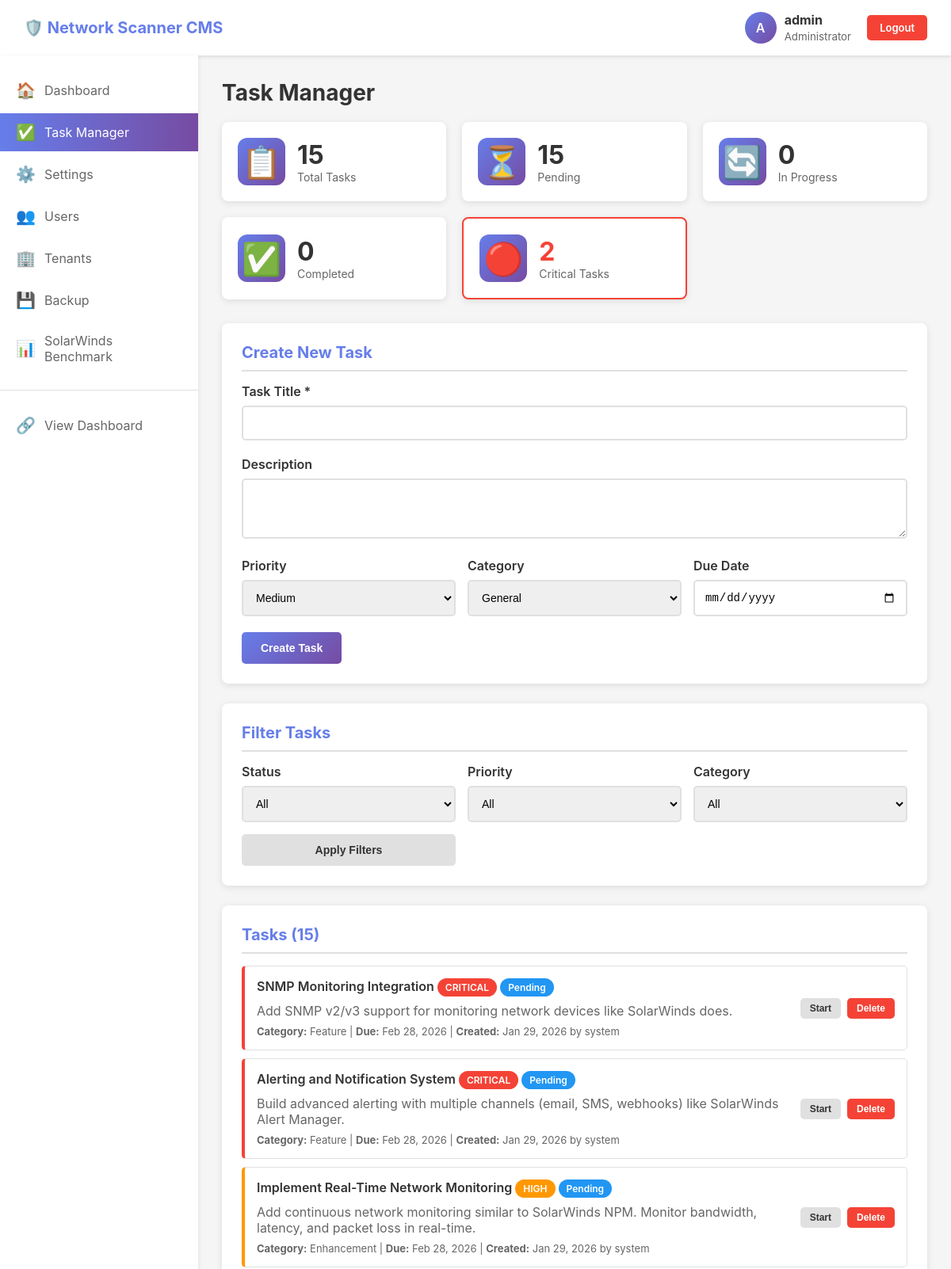
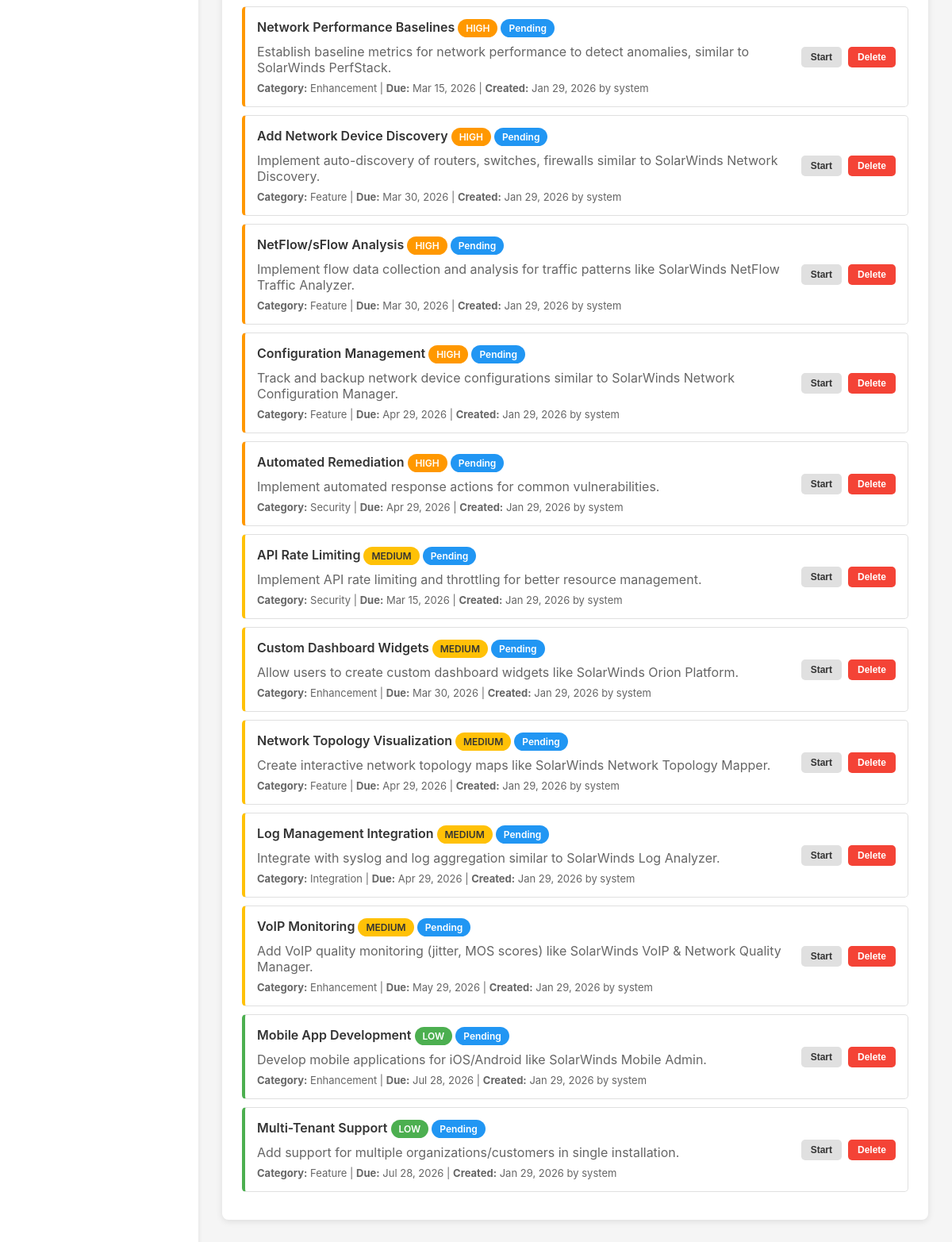
The app's page /admin/tasks.php (signed in) with its own data (2 pictures, top to bottom).
### tables this page shows
CREATE TABLE IF NOT EXISTS tasks (
    id INT AUTO_INCREMENT PRIMARY KEY,
    title VARCHAR(255) NOT NULL,
    description TEXT,
    priority ENUM('critical', 'high', 'medium', 'low') DEFAULT 'medium',
    status ENUM('pending', 'in_progress', 'completed', 'cancelled') DEFAULT 'pending',
    category VARCHAR(50) DEFAULT 'general',
    assigned_to VARCHAR(100) DEFAULT NULL,
    due_date DATE DEFAULT NULL,
    scan_id INT DEFAULT NULL COMMENT 'Related scan if applicable',
    host_id INT DEFAULT NULL COMMENT 'Related host if applicable',
    vulnerability_id INT DEFAULT NULL COMMENT 'Related vulnerability if applicable',
    created_by VARCHAR(100) DEFAULT 'system',
    created_at TIMESTAMP DEFAULT CURRENT_TIMESTAMP,
    updated_at TIMESTAMP DEFAULT CURRENT_TIMESTAMP ON UPDATE CURRENT_TIMESTAMP,
    completed_at DATETIME DEFAULT NULL,
    FOREIGN KEY (scan_id) REFERENCES scans(id) ON DELETE SET NULL,
    FOREIGN KEY (host_id) REFERENCES hosts(id) ON DELETE SET NULL,
    FOREIGN KEY (vulnerability_id) REFERENCES vulnerabilities(id) ON DELETE SET NULL,
    INDEX idx_status (status),
    INDEX idx_priority (priority),
    INDEX idx_due_date (due_date),
    INDEX idx_assigned (assigned_to)
);

### classes/Database.php (called while the page is built, shortened)
<?php
class Database {
    private static $instance = null;
    private $connection;
    private $config;
    private function __construct() {
        $configFile = __DIR__ . '/../config/database.php';
        $this->config = require $configFile;
    }
    private function connect() {
        try {
            $dsn = sprintf(
                "mysql:host=%s;port=%s;dbname=%s;charset=%s",
                $this->config['host'],
                $this->config['port'],
                $this->config['database'],
                $this->config['charset']
            );
            $this->connection = new PDO(
                $dsn,
                $this->config['username'],
                $this->config['password'],
                $this->config['options']
            );
        } catch (PDOException $e) {
            error_log("Database Connection Error: " . $e->getMessage());
            throw new Exception("Failed to connect to database: " . $e->getMessage());
        }
    }
    public static function getInstance() {
        if (self::$instance === null) {
            self::$instance = new self();
        }
        return self::$instance;
    }
    public function query($sql, $params = []) {
        try {
            $stmt = $this->connection->prepare($sql);
            $stmt->execute($params);
            return $stmt;
        } catch (PDOException $e) {
            error_log("Query Error: " . $e->getMessage() . " | SQL: " . $sql);
            throw $e;
        }
    }
    public function fetchAll($sql, $params = []) {
        return $this->query($sql, $params)->fetchAll();
    }
    public function fetchOne($sql, $params = []) {
        return $this->query($sql, $params)->fetch();
    }
}

### config/database.php (called while the page is built)
<?php
return [
    'host' => getenv('DB_HOST') ?: 'localhost',
    'port' => getenv('DB_PORT') ?: '3307',
    'database' => getenv('DB_NAME') ?: 'network_security_scanner',
    'username' => getenv('DB_USER') ?: 'root',
    'password' => getenv('DB_PASS') ?: '',
    'charset' => 'utf8mb4',
    'collation' => 'utf8mb4_unicode_ci',
    'options' => [
        PDO::ATTR_ERRMODE => PDO::ERRMODE_EXCEPTION,
        PDO::ATTR_DEFAULT_FETCH_MODE => PDO::FETCH_ASSOC,
        PDO::ATTR_EMULATE_PREPARES => false,
        PDO::ATTR_PERSISTENT => false
    ]
];

### admin/tasks.php (the view, shortened to what this page needs)
<?php
require_once __DIR__ . '/../classes/Database.php';
$db = Database::getInstance();
$filter_status = $_GET['status'] ?? 'all';
$filter_priority = $_GET['priority'] ?? 'all';
$where = [];
$params = [];
$whereClause = !empty($where) ? 'WHERE ' . implode(' AND ', $where) : '';
$tasks = $db->fetchAll(
    "SELECT * FROM tasks $whereClause ORDER BY
     FIELD(priority, 'critical', 'high', 'medium', 'low'),
     FIELD(status, 'in_progress', 'pending', 'completed', 'cancelled'),
     due_date ASC",
    $params
);
$stats = [
    'total' => $db->fetchOne("SELECT COUNT(*) as count FROM tasks")['count'],
    'pending' => $db->fetchOne("SELECT COUNT(*) as count FROM tasks WHERE status = 'pending'")['count'],
    'in_progress' => $db->fetchOne("SELECT COUNT(*) as count FROM tasks WHERE status = 'in_progress'")['count'],
    'completed' => $db->fetchOne("SELECT COUNT(*) as count FROM tasks WHERE status = 'completed'")['count'],
    'critical' => $db->fetchOne("SELECT COUNT(*) as count FROM tasks WHERE priority = 'critical' AND status != 'completed'")['count']
];
?>
<!DOCTYPE html>
<html lang="en">
<head>
    <link rel="stylesheet" href="style.css">
</head>
<body>
    <?php include 'header.php'; ?>
    <div class="container">
        <div class="main-content">
            <?php include 'sidebar.php'; ?>
            <div class="content">
                <h1>Task Manager</h1>
                <div class="stats-grid">
                    <div class="stat-card">
                        <div class="stat-icon">📋</div>
                        <div class="stat-info">
                            <div class="stat-number"><?= $stats['total'] ?></div>
                            <div class="stat-label">Total Tasks</div>
                        </div>
                    </div>
                    <div class="stat-card">
                        <div class="stat-icon">⏳</div>
                        <div class="stat-info">
                            <div class="stat-number"><?= $stats['pending'] ?></div>
                            <div class="stat-label">Pending</div>
                        </div>
                    </div>
                    <div class="stat-card">
                        <div class="stat-icon">🔄</div>
                        <div class="stat-info">
                            <div class="stat-number"><?= $stats['in_progress'] ?></div>
                            <div class="stat-label">In Progress</div>
                        </div>
                    </div>
                    <div class="stat-card">
                        <div class="stat-icon">✅</div>
                        <div class="stat-info">
                            <div class="stat-number"><?= $stats['completed'] ?></div>
                            <div class="stat-label">Completed</div>
                        </div>
                    </div>
                    <?php if ($stats['critical'] > 0): ?>
                    <div class="stat-card" style="border: 2px solid #f44336;">
                        <div class="stat-icon">🔴</div>
                        <div class="stat-info">
                            <div class="stat-number" style="color: #f44336;"><?= $stats['critical'] ?></div>
                            <div class="stat-label">Critical Tasks</div>
                        </div>
                    </div>
                    <?php endif; ?>
                </div>
                <div class="card">
                    <h2>Create New Task</h2>
                    <form method="POST">
                        <div class="form-group">
                            <label for="title">Task Title *</label>
                            <input type="text" id="title" name="title" required>
                        </div>
                        <div class="form-group">
                            <label for="description">Description</label>
                            <textarea id="description" name="description" rows="3"></textarea>
                        </div>
                        <div style="display: grid; grid-template-columns: 1fr 1fr 1fr; gap: 15px;">
                            <div class="form-group">
                                <label for="priority">Priority</label>
                                <select id="priority" name="priority">
                                    <option value="medium" selected>Medium</option>
                                </select>
                            </div>
                            <div class="form-group">
                                <label for="category">Category</label>
                                <select id="category" name="category">
                                    <option value="general">General</option>
                                </select>
                            </div>
                            <div class="form-group">
                                <label for="due_date">Due Date</label>
                                <input type="date" id="due_date" name="due_date">
                            </div>
                        </div>
                        <button type="submit" class="btn btn-primary">Create Task</button>
                    </form>
                </div>
                <div class="card">
                    <h2>Filter Tasks</h2>
                    <form method="GET" style="display: grid; grid-template-columns: repeat(auto-fit, minmax(200px, 1fr)); gap: 15px; align-items: end;">
                        <div class="form-group" style="margin-bottom: 0;">
                            <label>Status</label>
                            <select name="status">
                                <option value="all" <?= $filter_status === 'all' ? 'selected' : '' ?>>All</option>
                            </select>
                        </div>
                        <div class="form-group" style="margin-bottom: 0;">
                            <label>Priority</label>
                            <select name="priority">
                                <option value="all" <?= $filter_priority === 'all' ? 'selected' : '' ?>>All</option>
                            </select>
                        </div>
                        <div class="form-group" style="margin-bottom: 0;">
                            <label>Category</label>
                            <select name="category">
                                <option value="all">All</option>
                            </select>
                        </div>
                        <button type="submit" class="btn btn-secondary">Apply Filters</button>
                    </form>
                </div>
                <div class="card">
                    <h2>Tasks (<?= count($tasks) ?>)</h2>
                    <?php if (empty($tasks)): ?>
                        <p>No tasks found. Create a new task above.</p>
                    <?php else: ?>
                    <ul class="task-list">
                        <?php foreach ($tasks as $task): ?>
                        <li class="task-item priority-<?= $task['priority'] ?> <?= $task['status'] === 'completed' ? 'completed' : '' ?>">
                            <div class="task-content">
                                <div class="task-title">
                                    <?= htmlspecialchars($task['title']) ?>
                                    <span class="badge badge-<?= $task['priority'] ?>">
                                        <?= strtoupper($task['priority']) ?>
                                    </span>
                                    <span class="badge badge-<?= $task['status'] ?>">
                                        <?= ucfirst(str_replace('_', ' ', $task['status'])) ?>
                                    </span>
                                </div>
                                <?php if ($task['description']): ?>
                                <div style="color: #666; margin: 8px 0;">
                                    <?= htmlspecialchars($task['description']) ?>
                                </div>
                                <?php endif; ?>
                                <div class="task-meta">
                                    <strong>Category:</strong> <?= ucfirst($task['category']) ?> |
                                    <?php if ($task['due_date']): ?>
                                        <strong>Due:</strong> <?= date('M d, Y', strtotime($task['due_date'])) ?> |
                                    <?php endif; ?>
                                    <strong>Created:</strong> <?= date('M d, Y', strtotime($task['created_at'])) ?>
                                    <?php if ($task['created_by']): ?>
                                        by <?= htmlspecialchars($task['created_by']) ?>
                                    <?php endif; ?>
                                </div>
                            </div>
                            <div class="task-actions">
                                <?php if ($task['status'] !== 'completed'): ?>
                                <form method="POST" style="display: inline;">
                                    <?php if ($task['status'] === 'pending'): ?>
                                    <button type="submit" class="btn btn-secondary" style="padding: 6px 12px; font-size: 12px;">
                                        Start
                                    </button>
                                    <?php endif; ?>
                                </form>
                                <?php endif; ?>
                                <form method="POST" style="display: inline;" onsubmit="return confirm('Delete this task?');">
                                    <button type="submit" class="btn btn-danger" style="padding: 6px 12px; font-size: 12px;">
                                        Delete
                                    </button>
                                </form>
                            </div>
                        </li>
                        <?php endforeach; ?>
                    </ul>
                    <?php endif; ?>
                </div>
            </div>
        </div>
    </div>
</body>
</html>

### records on screen
tasks: title "SNMP Monitoring Integration", priority "CRITICAL", status "Pending", description "Add SNMP v2/v3 support for monitoring network devices like SolarWinds does.", category "Feature", due_date "Feb 28, 2026", created_at "Jan 29, 2026", created_by "system", shows "Start"
tasks: title "Alerting and Notification System", priority "CRITICAL", status "Pending", description "Build advanced alerting with multiple channels (email, SMS, webhooks) like SolarWinds Alert Manager.", category "Feature", due_date "Feb 28, 2026", created_at "Jan 29, 2026", created_by "system", shows "Start"
tasks: title "Implement Real-Time Network Monitoring", priority "HIGH", status "Pending", description "Add continuous network monitoring similar to SolarWinds NPM. Monitor bandwidth, latency, and packet loss in real-time.", category "Enhancement", due_date "Feb 28, 2026", created_at "Jan 29, 2026", created_by "system", shows "Start"
tasks: title "Network Performance Baselines", priority "HIGH", status "Pending", description "Establish baseline metrics for network performance to detect anomalies, similar to SolarWinds PerfStack.", category "Enhancement", due_date "Mar 15, 2026", created_at "Jan 29, 2026", created_by "system", shows "Start"
tasks: title "Add Network Device Discovery", priority "HIGH", status "Pending", description "Implement auto-discovery of routers, switches, firewalls similar to SolarWinds Network Discovery.", category "Feature", due_date "Mar 30, 2026", created_at "Jan 29, 2026", created_by "system", shows "Start"
tasks: title "NetFlow/sFlow Analysis", priority "HIGH", status "Pending", description "Implement flow data collection and analysis for traffic patterns like SolarWinds NetFlow Traffic Analyzer.", category "Feature", due_date "Mar 30, 2026", created_at "Jan 29, 2026", created_by "system", shows "Start"
tasks: title "Configuration Management", priority "HIGH", status "Pending", description "Track and backup network device configurations similar to SolarWinds Network Configuration Manager.", category "Feature", due_date "Apr 29, 2026", created_at "Jan 29, 2026", created_by "system", shows "Start"
tasks: title "Automated Remediation", priority "HIGH", status "Pending", description "Implement automated response actions for common vulnerabilities.", category "Security", due_date "Apr 29, 2026", created_at "Jan 29, 2026", created_by "system", shows "Start"
tasks: title "API Rate Limiting", priority "MEDIUM", status "Pending", description "Implement API rate limiting and throttling for better resource management.", category "Security", due_date "Mar 15, 2026", created_at "Jan 29, 2026", created_by "system", shows "Start"
tasks: title "Custom Dashboard Widgets", priority "MEDIUM", status "Pending", description "Allow users to create custom dashboard widgets like SolarWinds Orion Platform.", category "Enhancement", due_date "Mar 30, 2026", created_at "Jan 29, 2026", created_by "system", shows "Start"
tasks: title "Network Topology Visualization", priority "MEDIUM", status "Pending", description "Create interactive network topology maps like SolarWinds Network Topology Mapper.", category "Feature", due_date "Apr 29, 2026", created_at "Jan 29, 2026", created_by "system", shows "Start"
tasks: title "Log Management Integration", priority "MEDIUM", status "Pending", description "Integrate with syslog and log aggregation similar to SolarWinds Log Analyzer.", category "Integration", due_date "Apr 29, 2026", created_at "Jan 29, 2026", created_by "system", shows "Start"
tasks: title "VoIP Monitoring", priority "MEDIUM", status "Pending", description "Add VoIP quality monitoring (jitter, MOS scores) like SolarWinds VoIP & Network Quality Manager.", category "Enhancement", due_date "May 29, 2026", created_at "Jan 29, 2026", created_by "system", shows "Start"
tasks: title "Mobile App Development", priority "LOW", status "Pending", description "Develop mobile applications for iOS/Android like SolarWinds Mobile Admin.", category "Enhancement", due_date "Jul 28, 2026", created_at "Jan 29, 2026", created_by "system", shows "Start"
tasks: title "Multi-Tenant Support", priority "LOW", status "Pending", description "Add support for multiple organizations/customers in single installation.", category "Feature", due_date "Jul 28, 2026", created_at "Jan 29, 2026", created_by "system", shows "Start"

### other values on screen
substr($_SESSION['admin_username'] ?? 'A', 0, 1) "A"
$_SESSION['admin_username'] "admin"
$stats['total'] "15"
$stats['pending'] "15"
$stats['in_progress'] "0"
$stats['completed'] "0"
$stats['critical'] "2"
count($tasks) "15"
